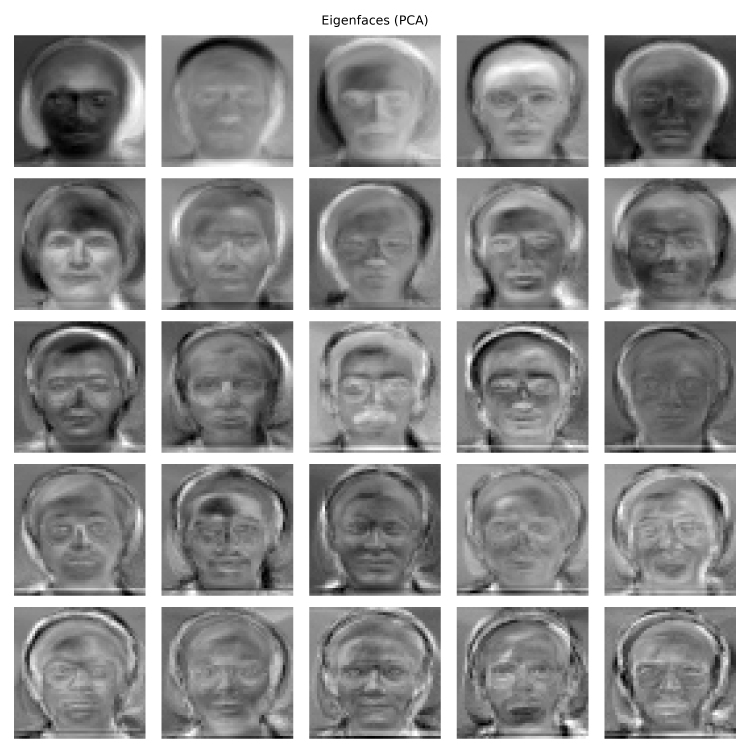
#> input picture Assignment7/eigenfaces_grid.png, 3000 x 3000 px, given as the content of the folder Yale_Face_Database/Training, which was not available (shown at 1/4 size)
$ python imagematrix.py
#> lines starting #> are read from the running program, lines starting #| are printed output that depends on the picture
import os
import cv2
import numpy as np
from pathlib import Path
import matplotlib.pyplot as plt
from collections import Counter


# DATA LOADING
def CreateMatrix(path):
#> called with path = './Yale_Face_Database/Training/'
    path = Path(path)
    X, Y = [], []

    for file in sorted(path.iterdir()):
        if file.is_file():
            img = cv2.imread(str(file), cv2.IMREAD_GRAYSCALE)
#> img is the input picture: shape (3000, 3000); min 0, max 255, mean 151.5
            img = cv2.resize(img, (50, 50))
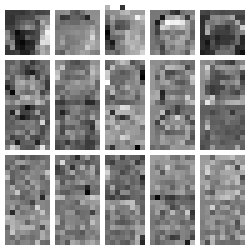
#> img: shape (50, 50) (shown 5 times larger); min 0, max 255, mean 148.9
            X.append(img.flatten())

#> (the run stopped early here; a loop or call above may not have finished)

$ run again, on Assignment7/YaleDataConstructedOP/fisherfaces_grid.png
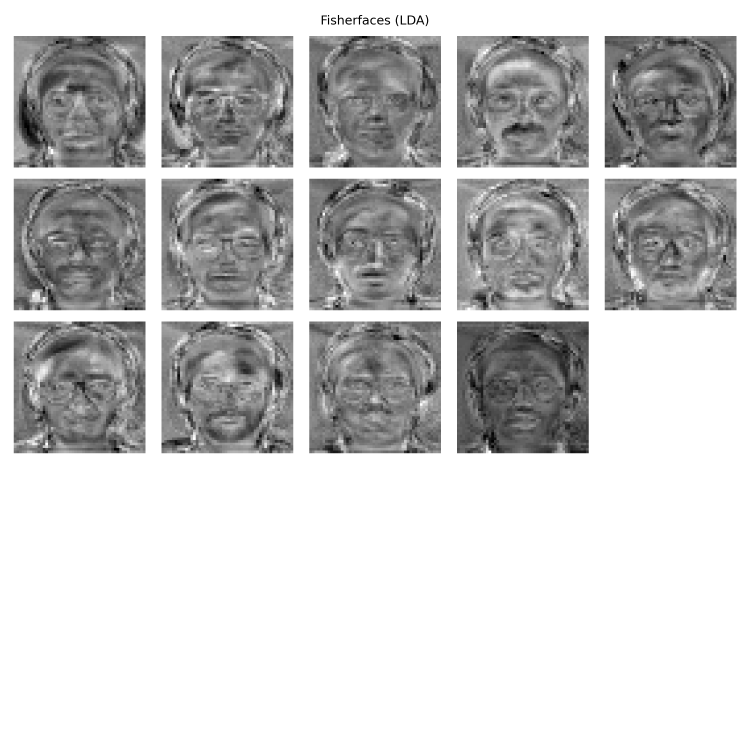
#> input picture Assignment7/YaleDataConstructedOP/fisherfaces_grid.png, 3000 x 3000 px, given as the content of the folder Yale_Face_Database/Training, which was not available (shown at 1/4 size)
#> in CreateMatrix, img is the input picture: shape (3000, 3000); min 0, max 255, mean 197.8
#> in CreateMatrix, `img = cv2.resize(img, (50, 50))`:
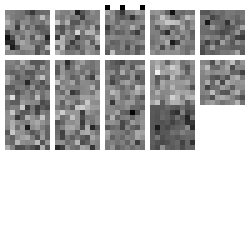
#> img: shape (50, 50) (shown 5 times larger); min 0, max 255, mean 195.5
